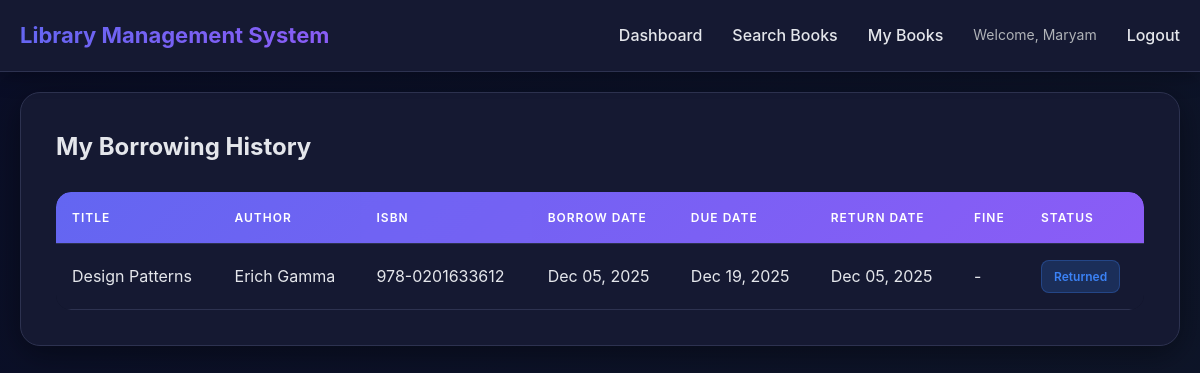
The page /views/student/my_books.php (signed in) on the database its author committed.
### tables this page shows
CREATE TABLE `borrow_record` (
  `record_id` int NOT NULL AUTO_INCREMENT,
  `student_id` int NOT NULL,
  `book_id` int NOT NULL,
  `borrow_date` date NOT NULL,
  `due_date` date NOT NULL,
  `return_date` date DEFAULT NULL,
  `fine_amount` decimal(10,2) DEFAULT '0.00',
  `status` enum('Pending','Approved','Rejected','Returned') DEFAULT 'Pending',
  `manager_approved` tinyint(1) DEFAULT '0',
  `librarian_approved` tinyint(1) DEFAULT '0',
  `created_at` timestamp NULL DEFAULT CURRENT_TIMESTAMP,
  PRIMARY KEY (`record_id`),
  KEY `idx_student` (`student_id`),
  KEY `idx_book` (`book_id`),
  KEY `idx_status` (`status`),
  CONSTRAINT `borrow_record_ibfk_1` FOREIGN KEY (`student_id`) REFERENCES `student` (`student_id`) ON DELETE CASCADE,
  CONSTRAINT `borrow_record_ibfk_2` FOREIGN KEY (`book_id`) REFERENCES `book` (`book_id`) ON DELETE CASCADE
);

CREATE TABLE `book` (
  `book_id` int NOT NULL AUTO_INCREMENT,
  `title` varchar(255) NOT NULL,
  `author` varchar(100) NOT NULL,
  `ISBN` varchar(20) NOT NULL,
  `availability` enum('Available','Borrowed') DEFAULT 'Available',
  `created_at` timestamp NULL DEFAULT CURRENT_TIMESTAMP,
  PRIMARY KEY (`book_id`),
  UNIQUE KEY `ISBN` (`ISBN`),
  KEY `idx_isbn` (`ISBN`),
  KEY `idx_title` (`title`),
  KEY `idx_availability` (`availability`)
);

### classes/Database.php (called while the page is built, shortened)
<?php
class Database {
    private static $instance = null;
    private $connection;
    private function __construct() {
        try {
            $dsn = "mysql:host=" . DB_HOST . ";dbname=" . DB_NAME . ";charset=" . DB_CHARSET;
            $options = [
                PDO::ATTR_ERRMODE            => PDO::ERRMODE_EXCEPTION,
                PDO::ATTR_DEFAULT_FETCH_MODE => PDO::FETCH_ASSOC,
                PDO::ATTR_EMULATE_PREPARES   => false,
                PDO::ATTR_PERSISTENT         => true
            ];
            $this->connection = new PDO($dsn, DB_USER, DB_PASS, $options);
        } catch (PDOException $e) {
            die("Database Connection Failed: " . $e->getMessage());
        }
    }
    public static function getInstance() {
        if (self::$instance === null) {
            self::$instance = new self();
        }
        return self::$instance;
    }
    public function getConnection() {
        return $this->connection;
    }
}

### classes/BorrowRecord.php (called while the page is built, shortened)
<?php
class BorrowRecord {
    private $conn;
    public function __construct() {
        $this->db = Database::getInstance();
        $this->conn = $this->db->getConnection();
    }
    public function getBorrowHistory($studentId) {
        $stmt = $this->conn->prepare("
            SELECT br.*, b.title, b.author, b.ISBN
            FROM borrow_record br
            JOIN book b ON br.book_id = b.book_id
            WHERE br.student_id = :student_id
            ORDER BY br.borrow_date DESC
        ");
        $stmt->execute(['student_id' => $studentId]);
        return $stmt->fetchAll();
    }
}

### views/student/my_books.php (the view, shortened to what this page needs)
<?php
require_once '../../classes/Database.php';
require_once '../../classes/BorrowRecord.php';
$studentId = $_SESSION['user_id'];
$studentName = $_SESSION['name'];
$borrowRecord = new BorrowRecord();
$history = $borrowRecord->getBorrowHistory($studentId);
?>
<!DOCTYPE html>
<html lang="en">
<head>
    <link rel="stylesheet" href="../../assets/css/style.css">
</head>
<body>
    <nav class="navbar">
        <div class="navbar-container">
            <a href="dashboard.php" class="navbar-brand">Library Management System</a>
            <ul class="navbar-menu">
                <li><a href="dashboard.php">Dashboard</a></li>
                <li><a href="search_books.php">Search Books</a></li>
                <li><a href="my_books.php">My Books</a></li>
                <li class="navbar-user">Welcome, <?php echo htmlspecialchars($studentName); ?></li>
                <li><a href="../../process/logout.php">Logout</a></li>
            </ul>
        </div>
    </nav>
    <div class="container">
        <div class="dashboard">
            <h2>My Borrowing History</h2>
            <?php if (empty($history)): ?>
                <p>You have no borrowing history.</p>
            <?php else: ?>
                <div class="table-container">
                    <table>
                        <thead>
                            <tr>
                                <th>Title</th>
                                <th>Author</th>
                                <th>ISBN</th>
                                <th>Borrow Date</th>
                                <th>Due Date</th>
                                <th>Return Date</th>
                                <th>Fine</th>
                                <th>Status</th>
                            </tr>
                        </thead>
                        <tbody>
                            <?php foreach ($history as $record): ?>
                                <tr>
                                    <td><?php echo htmlspecialchars($record['title']); ?></td>
                                    <td><?php echo htmlspecialchars($record['author']); ?></td>
                                    <td><?php echo htmlspecialchars($record['ISBN']); ?></td>
                                    <td><?php echo date('M d, Y', strtotime($record['borrow_date'])); ?></td>
                                    <td><?php echo date('M d, Y', strtotime($record['due_date'])); ?></td>
                                    <td>
                                        <?php
                                        echo $record['return_date']
                                            ? date('M d, Y', strtotime($record['return_date']))
                                            : '-';
                                        ?>
                                    </td>
                                    <td>
                                        <?php
                                        echo $record['fine_amount'] > 0
                                            ? '$' . number_format($record['fine_amount'], 2)
                                            : '-';
                                        ?>
                                    </td>
                                    <td>
                                        <?php
                                        switch ($record['status']) {
                                            case 'Returned':
                                                echo '<span class="badge badge-info">Returned</span>';
                                                break;
                                        }
                                        ?>
                                    </td>
                                </tr>
                            <?php endforeach; ?>
                        </tbody>
                    </table>
                </div>
            <?php endif; ?>
        </div>
    </div>
</body>
</html>

### assets/css/style.css (style rules this page uses)
* { margin: 0; padding: 0; box-sizing: border-box; }
:root { --bg-primary: #0a0e27; --bg-secondary: #151932; --bg-tertiary: #1e2139; --text-primary: #e4e6eb; --text-secondary: #b0b3b8; --accent: #6366f1; --accent-hover: #4f46e5; --success: #10b981; --danger: #ef4444; --warning: #f59e0b; --info: #3b82f6; --border: #2d3250; }
body { font-family: 'Inter', -apple-system, BlinkMacSystemFont, 'Segoe UI', Roboto, Oxygen, Ubuntu, Cantarell, sans-serif; font-size: 16px; line-height: 1.6; color: var(--text-primary); background: linear-gradient(135deg, var(--bg-primary) 0%, #0f1729 100%); min-height: 100vh; animation: gradientShift 15s ease infinite; }
.container { max-width: 1200px; margin: 0 auto; padding: 20px; animation: fadeIn 0.6s ease-out; width: 100%; }
.navbar { background: var(--bg-secondary); color: white; padding: 18px 0; box-shadow: 0 4px 20px rgba(0, 0, 0, 0.3); border-bottom: 1px solid var(--border); backdrop-filter: blur(10px); position: sticky; top: 0; z-index: 100; animation: slideIn 0.5s ease-out; }
.navbar-container { max-width: 1200px; margin: 0 auto; padding: 0 20px; display: flex; justify-content: space-between; align-items: center; flex-wrap: wrap; }
.navbar-brand { font-size: 22px; font-weight: 700; background: linear-gradient(135deg, var(--accent) 0%, #8b5cf6 100%); -webkit-background-clip: text; -webkit-text-fill-color: transparent; background-clip: text; text-decoration: none; transition: transform 0.3s ease; }
.navbar-menu { list-style: none; display: flex; gap: 30px; align-items: center; }
.navbar-menu a { color: var(--text-primary); text-decoration: none; transition: all 0.3s ease; font-weight: 500; position: relative; }
.navbar-menu a::after { content: ''; position: absolute; bottom: -5px; left: 0; width: 0; height: 2px; background: linear-gradient(90deg, var(--accent), #8b5cf6); transition: width 0.3s ease; }
.navbar-user { color: var(--text-secondary); font-size: 14px; }
.dashboard { background: var(--bg-secondary); padding: 35px; border-radius: 20px; box-shadow: 0 8px 32px rgba(0, 0, 0, 0.4); margin-bottom: 25px; border: 1px solid var(--border); animation: scaleIn 0.5s ease-out; transition: transform 0.3s ease; }
.dashboard h2 { color: var(--text-primary); margin-bottom: 25px; font-size: 24px; font-weight: 700; }
.table-container { overflow-x: auto; margin-top: 25px; border-radius: 15px; animation: fadeIn 0.7s ease-out; }
table { width: 100%; border-collapse: separate; border-spacing: 0; background: var(--bg-secondary); border-radius: 15px; overflow: hidden; box-shadow: 0 5px 15px rgba(0, 0, 0, 0.3); }
table thead { background: linear-gradient(135deg, var(--accent) 0%, #8b5cf6 100%); color: white; }
table th, table td { padding: 16px; text-align: left; border-bottom: 1px solid var(--border); color: var(--text-primary); }
table thead th { color: white; font-weight: 600; text-transform: uppercase; letter-spacing: 1px; font-size: 12px; }
table tbody tr { transition: all 0.3s ease; }
.badge { display: inline-block; padding: 6px 12px; border-radius: 8px; font-size: 12px; font-weight: 600; transition: transform 0.2s ease; }
.badge-info { background: rgba(59, 130, 246, 0.2); color: var(--info); border: 1px solid rgba(59, 130, 246, 0.3); }

### rows shown on the page
borrow_record: book.title "Design Patterns", book.author "Erich Gamma", book.ISBN "978-0201633612", borrow_date "Dec 05, 2025", due_date "Dec 19, 2025", return_date "Dec 05, 2025", status "Returned"

### other values the page prints
$studentName "Maryam"
